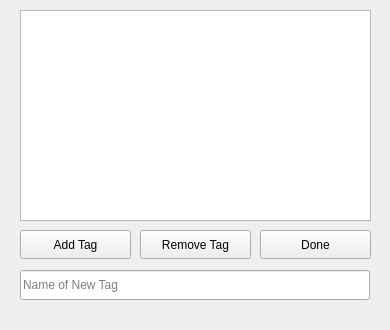
<?xml version="1.0" encoding="UTF-8"?>
<ui version="4.0">
 <class>TagsWindow</class>
 <widget class="QDialog" name="TagsWindow">
  <property name="geometry">
   <rect>
    <x>0</x>
    <y>0</y>
    <width>390</width>
    <height>330</height>
   </rect>
  </property>
  <property name="windowTitle">
   <string>Dialog</string>
  </property>
  <widget class="QListWidget" name="tagsWinList">
   <property name="geometry">
    <rect>
     <x>20</x>
     <y>10</y>
     <width>351</width>
     <height>211</height>
    </rect>
   </property>
  </widget>
  <widget class="QPushButton" name="tagsWinDoneButton">
   <property name="geometry">
    <rect>
     <x>260</x>
     <y>230</y>
     <width>111</width>
     <height>29</height>
    </rect>
   </property>
   <property name="font">
    <font>
     <family>Arial</family>
    </font>
   </property>
   <property name="text">
    <string>Done</string>
   </property>
   <property name="autoDefault">
    <bool>false</bool>
   </property>
  </widget>
  <widget class="QPushButton" name="tagsWinRemoveButton">
   <property name="geometry">
    <rect>
     <x>140</x>
     <y>230</y>
     <width>111</width>
     <height>29</height>
    </rect>
   </property>
   <property name="font">
    <font>
     <family>Arial</family>
    </font>
   </property>
   <property name="text">
    <string>Remove Tag</string>
   </property>
   <property name="autoDefault">
    <bool>false</bool>
   </property>
  </widget>
  <widget class="QPushButton" name="tagsWinAddButton">
   <property name="geometry">
    <rect>
     <x>20</x>
     <y>230</y>
     <width>111</width>
     <height>29</height>
    </rect>
   </property>
   <property name="font">
    <font>
     <family>Arial</family>
    </font>
   </property>
   <property name="text">
    <string>Add Tag</string>
   </property>
   <property name="autoDefault">
    <bool>false</bool>
   </property>
  </widget>
  <widget class="QLineEdit" name="tagsWinAddLineEdit">
   <property name="geometry">
    <rect>
     <x>20</x>
     <y>270</y>
     <width>350</width>
     <height>30</height>
    </rect>
   </property>
   <property name="placeholderText">
    <string>Name of New Tag</string>
   </property>
  </widget>
  <widget class="QLabel" name="tagsWinMessageLabel">
   <property name="geometry">
    <rect>
     <x>25</x>
     <y>305</y>
     <width>351</width>
     <height>16</height>
    </rect>
   </property>
   <property name="font">
    <font>
     <family>Arial</family>
     <pointsize>9</pointsize>
    </font>
   </property>
   <property name="text">
    <string/>
   </property>
  </widget>
  <zorder>tagsWinList</zorder>
  <zorder>tagsWinRemoveButton</zorder>
  <zorder>tagsWinAddButton</zorder>
  <zorder>tagsWinAddLineEdit</zorder>
  <zorder>tagsWinDoneButton</zorder>
  <zorder>tagsWinMessageLabel</zorder>
 </widget>
 <resources/>
 <connections/>
</ui>
